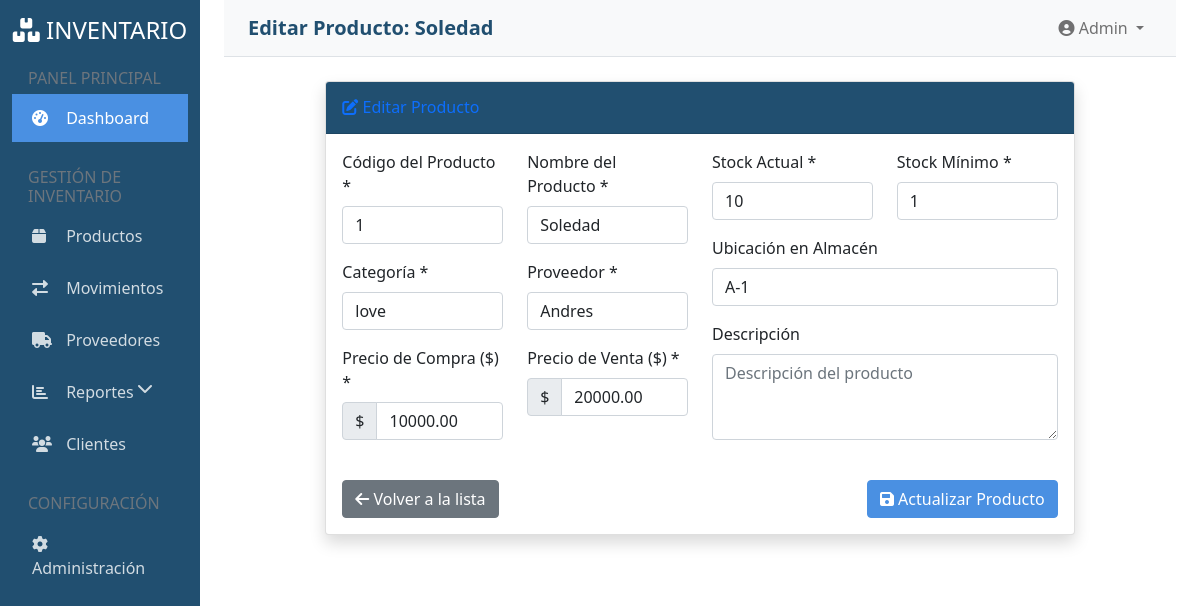
The app's page /productos/editar/1/ with its own data.
### productos/models.py (models this page shows, shortened)
class Producto(models.Model):
    codigo = models.CharField(max_length=50, unique=True)
    nombre = models.CharField(max_length=200)
    descripcion = models.TextField(blank=True)
    categoria = models.ForeignKey(Categoria, on_delete=models.CASCADE)
    proveedor = models.ForeignKey(Proveedor, on_delete=models.CASCADE)
    precio_compra = models.DecimalField(max_digits=10, decimal_places=2)
    precio_venta = models.DecimalField(max_digits=10, decimal_places=2)
    stock_actual = models.IntegerField(default=0)
    stock_minimo = models.IntegerField(default=5)
    ubicacion = models.CharField(max_length=100, blank=True)
    activo = models.BooleanField(default=True)
    fecha_creacion = models.DateTimeField(auto_now_add=True)

### productos/views.py (the view)
# urls.py: path('editar/<int:id>/', views.editar_producto, name='editar_producto'),
def editar_producto(request, id):
    producto = get_object_or_404(Producto, id=id)
    if request.method == 'POST':
        form = ProductoForm(request.POST, instance=producto)
        if form.is_valid():
            form.save()
            messages.success(request, 'Producto actualizado exitosamente.')
            return redirect('lista_productos')
    else:
        form = ProductoForm(instance=producto)
    categorias = Categoria.objects.all()
    proveedores = Proveedor.objects.filter(activo=True)
    context = {
        'form': form,
        'producto': producto,
        'categorias': categorias,
        'proveedores': proveedores,
        'modo': 'editar'
    }
    return render(request, 'productos/form_producto.html', context)

### productos/models.py (called while the page is built)
    def __str__(self):
        return self.nombre

### proveedores/models.py (called while the page is built)
    def __str__(self):
        return self.nombre

### productos/templates/productos/form_producto.html (shortened to what this page needs)
{% extends 'base/base.html' %}
{% block page_title %}
    {% if modo == 'crear' %}Crear Nuevo Producto{% else %}Editar Producto: {{ producto.nombre }}{% endif %}
{% endblock %}
{% block content %}
<div class="row justify-content-center">
    <div class="col-md-10">
        <div class="card shadow">
            <div class="card-header py-3">
                <h6 class="m-0 font-weight-bold text-primary">
                    <i class="fas {% if modo == 'crear' %}fa-plus{% else %}fa-edit{% endif %}"></i>
                    {% if modo == 'crear' %}Registrar Nuevo Producto{% else %}Editar Producto{% endif %}
                </h6>
            </div>
            <div class="card-body">
                <form method="post" novalidate>
                    <div class="row">
                        <div class="col-md-6">
                            <div class="row">
                                <div class="col-md-6">
                                    <div class="form-group mb-3">
                                        <label for="{{ form.codigo.id_for_label }}" class="form-label">
                                            {{ form.codigo.label }} *
                                        </label>
                                        {{ form.codigo }}
                                    </div>
                                </div>
                                <div class="col-md-6">
                                    <div class="form-group mb-3">
                                        <label for="{{ form.nombre.id_for_label }}" class="form-label">
                                            {{ form.nombre.label }} *
                                        </label>
                                        {{ form.nombre }}
                                    </div>
                                </div>
                            </div>
                            <div class="row">
                                <div class="col-md-6">
                                    <div class="form-group mb-3">
                                        <label for="{{ form.categoria.id_for_label }}" class="form-label">
                                            {{ form.categoria.label }} *
                                        </label>
                                        {{ form.categoria }}
                                    </div>
                                </div>
                                <div class="col-md-6">
                                    <div class="form-group mb-3">
                                        <label for="{{ form.proveedor.id_for_label }}" class="form-label">
                                            {{ form.proveedor.label }} *
                                        </label>
                                        {{ form.proveedor }}
                                    </div>
                                </div>
                            </div>
                            <div class="row">
                                <div class="col-md-6">
                                    <div class="form-group mb-3">
                                        <label for="{{ form.precio_compra.id_for_label }}" class="form-label">
                                            {{ form.precio_compra.label }} *
                                        </label>
                                        <div class="input-group">
                                            <span class="input-group-text">$</span>
                                            {{ form.precio_compra }}
                                        </div>
                                    </div>
                                </div>
                                <div class="col-md-6">
                                    <div class="form-group mb-3">
                                        <label for="{{ form.precio_venta.id_for_label }}" class="form-label">
                                            {{ form.precio_venta.label }} *
                                        </label>
                                        <div class="input-group">
                                            <span class="input-group-text">$</span>
                                            {{ form.precio_venta }}
                                        </div>
                                    </div>
                                </div>
                            </div>
                        </div>
                        <div class="col-md-6">
                            <div class="row">
                                <div class="col-md-6">
                                    <div class="form-group mb-3">
                                        <label for="{{ form.stock_actual.id_for_label }}" class="form-label">
                                            {{ form.stock_actual.label }} *
                                        </label>
                                        {{ form.stock_actual }}
                                    </div>
                                </div>
                                <div class="col-md-6">
                                    <div class="form-group mb-3">
                                        <label for="{{ form.stock_minimo.id_for_label }}" class="form-label">
                                            {{ form.stock_minimo.label }} *
                                        </label>
                                        {{ form.stock_minimo }}
                                    </div>
                                </div>
                            </div>
                            <div class="form-group mb-3">
                                <label for="{{ form.ubicacion.id_for_label }}" class="form-label">
                                    {{ form.ubicacion.label }}
                                </label>
                                {{ form.ubicacion }}
                            </div>
                            <div class="form-group mb-3">
                                <label for="{{ form.descripcion.id_for_label }}" class="form-label">
                                    {{ form.descripcion.label }}
                                </label>
                                {{ form.descripcion }}
                            </div>
                        </div>
                    </div>
                    <div class="row mt-4">
                        <div class="col-12">
                            <div class="d-flex justify-content-between">
                                <a href="{% url 'lista_productos' %}" class="btn btn-secondary">
                                    <i class="fas fa-arrow-left"></i> Volver a la lista
                                </a>
                                <button type="submit" class="btn btn-primary">
                                    <i class="fas fa-save"></i>
                                    {% if modo == 'crear' %}Crear Producto{% else %}Actualizar Producto{% endif %}
                                </button>
                            </div>
                        </div>
                    </div>
                </form>
            </div>
        </div>
    </div>
</div>
{% endblock %}

### templates/base/base.html (style rules this page uses)
:root { --primary-color: #214f70; --secondary-color: #4a90e2; --accent-color: #f5a623; }
.btn-primary { background-color: var(--secondary-color); border-color: var(--secondary-color); }
.card-header { background-color: var(--primary-color); color: white; }

### records on screen
Producto: nombre "Soledad", codigo "1", categoria "love", proveedor "Andres", precio_compra "10000.00", precio_venta "20000.00", stock_actual "10", stock_minimo "1", ubicacion "A-1"
